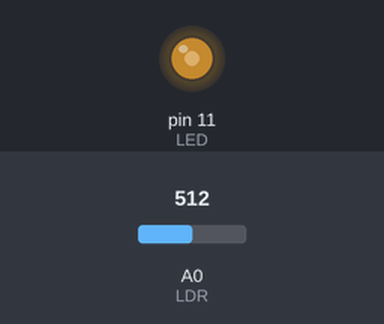
Bench run of a sketch on a simulated Arduino Uno, built with avr-gcc and run on an emulated ATmega328P. Shown: output pins drawn as LEDs (lit = HIGH). The test bench sets the inputs (shaded band); at power-on: A0 (LDR) = 512.

Above: at 1.2 s.
1.3 s: A0 (LDR) set to 716
At 1.7 s:
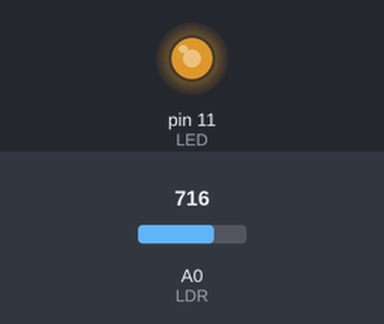
2.8 s: A0 (LDR) set to 900
At 4.0 s:
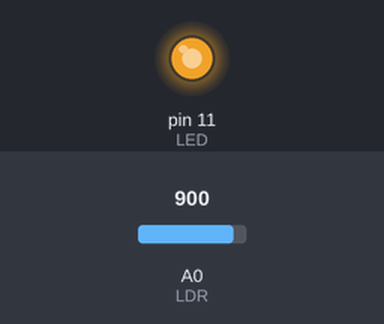
4.3 s: A0 (LDR) set to 122
At 5.2 s:
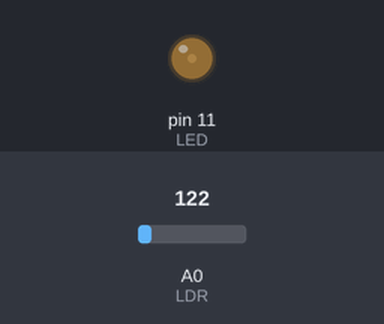
5.8 s: A0 (LDR) set to 0
At 6.4 s:
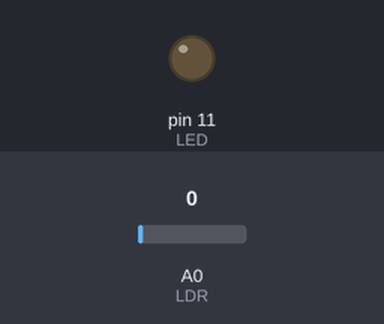
7.3 s: A0 (LDR) set to 511
At 8.7 s:
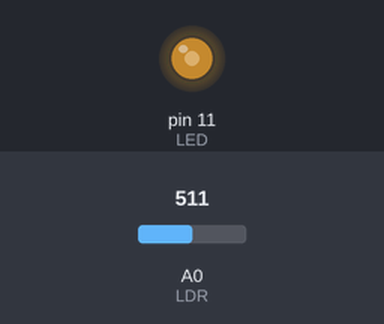
Timing chart, 0 to 9.8 s (numbered marks = the images above; inputs shaded):
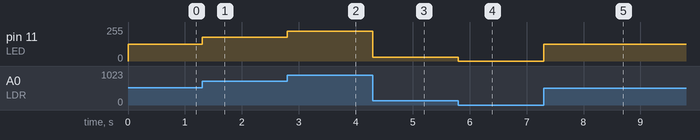

The sketch:

LED_intensity_with_LDR.ino
```cpp
int LED=11;
int LDR=A0;
int intensity=0;

void setup()
{
  pinMode(LED, OUTPUT);

}

void loop()
{
  intensity=analogRead(LDR);
  intensity = map(intensity, 0, 1023, 0, 255);
  analogWrite(LED, intensity);

}
```

Measured:
- after the input at 1.3 s, pin 11 (LED): 127/255 → 178/255 at once
- after the input at 2.8 s, pin 11 (LED): 178/255 → 224/255 at once
- after the input at 4.3 s, pin 11 (LED): 224/255 → 30/255 at once
- after the input at 5.8 s, pin 11 (LED): 30/255 → 0/255 at once
- after the input at 7.3 s, pin 11 (LED): 0/255 → 127/255 at once
